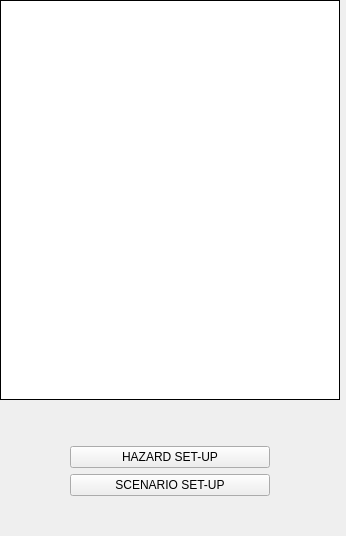
        <widget class="QWidget" name="Page4_Performance">
         <layout class="QHBoxLayout" name="horizontalLayout_6" stretch="0,1">
          <property name="sizeConstraint">
           <enum>QLayout::SetMinAndMaxSize</enum>
          </property>
          <property name="leftMargin">
           <number>0</number>
          </property>
          <property name="topMargin">
           <number>0</number>
          </property>
          <property name="rightMargin">
           <number>0</number>
          </property>
          <property name="bottomMargin">
           <number>0</number>
          </property>
          <item>
           <layout class="QVBoxLayout" name="PerformanceLeftLayout">
            <item>
             <widget class="QTreeWidget" name="Performance_list">
              <property name="sizePolicy">
               <sizepolicy hsizetype="Fixed" vsizetype="Fixed">
                <horstretch>0</horstretch>
                <verstretch>0</verstretch>
               </sizepolicy>
              </property>
              <property name="minimumSize">
               <size>
                <width>340</width>
                <height>400</height>
               </size>
              </property>
              <property name="maximumSize">
               <size>
                <width>340</width>
                <height>400</height>
               </size>
              </property>
              <property name="frameShape">
               <enum>QFrame::Box</enum>
              </property>
              <property name="frameShadow">
               <enum>QFrame::Plain</enum>
              </property>
              <property name="lineWidth">
               <number>1</number>
              </property>
              <property name="horizontalScrollBarPolicy">
               <enum>Qt::ScrollBarAsNeeded</enum>
              </property>
              <property name="showDropIndicator" stdset="0">
               <bool>false</bool>
              </property>
              <property name="indentation">
               <number>10</number>
              </property>
              <property name="itemsExpandable">
               <bool>true</bool>
              </property>
              <property name="headerHidden">
               <bool>true</bool>
              </property>
              <attribute name="headerVisible">
               <bool>false</bool>
              </attribute>
              <column>
               <property name="text">
                <string notr="true">1</string>
               </property>
              </column>
             </widget>
            </item>
            <item>
             <spacer name="verticalSpacer_24">
              <property name="orientation">
               <enum>Qt::Vertical</enum>
              </property>
              <property name="sizeHint" stdset="0">
               <size>
                <width>20</width>
                <height>40</height>
               </size>
              </property>
             </spacer>
            </item>
            <item>
             <layout class="QHBoxLayout" name="Buttons_layout">
              <item>
               <spacer name="horizontalSpacer_7">
                <property name="orientation">
                 <enum>Qt::Horizontal</enum>
                </property>
                <property name="sizeHint" stdset="0">
                 <size>
                  <width>40</width>
                  <height>20</height>
                 </size>
                </property>
               </spacer>
              </item>
              <item>
               <layout class="QVBoxLayout" name="verticalLayout_7">
                <item>
                 <widget class="QPushButton" name="HazardSU_btn">
                  <property name="maximumSize">
                   <size>
                    <width>200</width>
                    <height>16777215</height>
                   </size>
                  </property>
                  <property name="text">
                   <string>HAZARD SET-UP</string>
                  </property>
                  <property name="icon">
                   <iconset resource="resources.qrc">
                    <normaloff>:/icon/icons/alert-64.ico</normaloff>:/icon/icons/alert-64.ico</iconset>
                  </property>
                 </widget>
                </item>
                <item>
                 <widget class="QPushButton" name="ScenarioSU_btn">
                  <property name="minimumSize">
                   <size>
                    <width>200</width>
                    <height>0</height>
                   </size>
                  </property>
                  <property name="maximumSize">
                   <size>
                    <width>200</width>
                    <height>16777215</height>
                   </size>
                  </property>
                  <property name="text">
                   <string>SCENARIO SET-UP</string>
                  </property>
                  <property name="icon">
                   <iconset resource="resources.qrc">
                    <normaloff>:/icon/icons/settings-12-64.ico</normaloff>:/icon/icons/settings-12-64.ico</iconset>
                  </property>
                 </widget>
                </item>
               </layout>
              </item>
              <item>
               <spacer name="horizontalSpacer_6">
                <property name="orientation">
                 <enum>Qt::Horizontal</enum>
                </property>
                <property name="sizeHint" stdset="0">
                 <size>
                  <width>40</width>
                  <height>20</height>
                 </size>
                </property>
               </spacer>
              </item>
             </layout>
            </item>
            <item>
             <spacer name="verticalSpacer_6">
              <property name="orientation">
               <enum>Qt::Vertical</enum>
              </property>
              <property name="sizeHint" stdset="0">
               <size>
                <width>20</width>
                <height>40</height>
               </size>
              </property>
             </spacer>
            </item>
           </layout>
          </item>
          <item>
           <widget class="QStackedWidget" name="Performance_MainWidget">
            <widget class="QWidget" name="default"/>
            <widget class="QWidget" name="default"/>
           </widget>
          </item>
         </layout>
        </widget>
